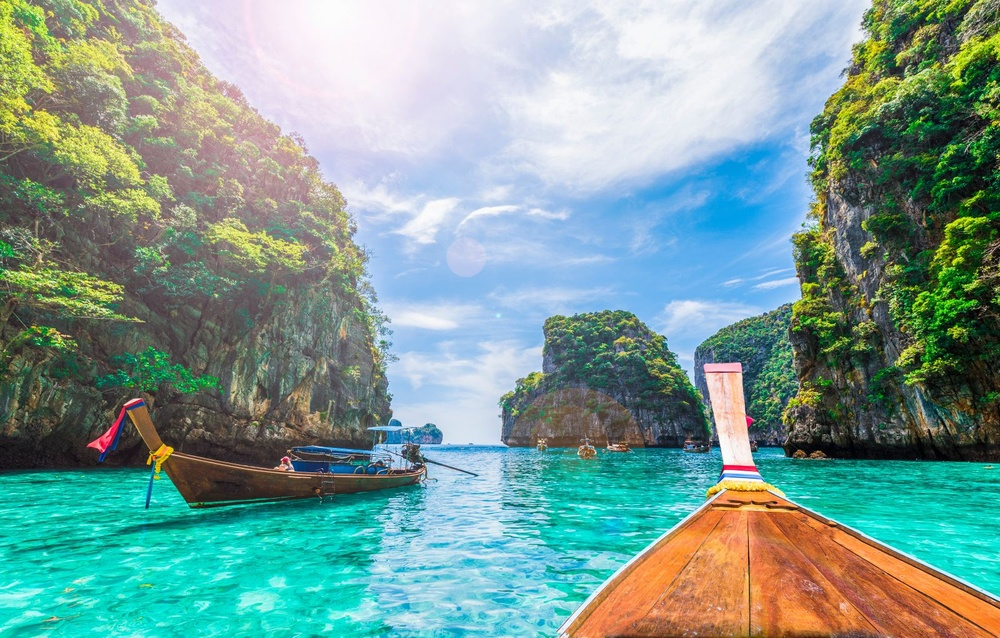
#> input picture Lab2/images/original_image.jpg, 1000 x 638 px, shrunk from 1600 x 1021 before the run
$ jupyter execute Lab2_3.ipynb   (shell and % lines are left out)
#> lines starting #> are read from the running program, lines starting #| are printed output that depends on the picture
[cell 1]
import numpy as np
import cv2
import math
import matplotlib.image as mpimg


from matplotlib import pyplot as plt
from mpl_toolkits.mplot3d import Axes3D

[cell 2]
org_img  = cv2.imread('images/original_image.jpg')
#> org_img is the input picture: shape (638, 1000, 3); mean B, G, R 150, 157.3, 123.4
temp_img = cv2.imread('images/template_image.jpg')
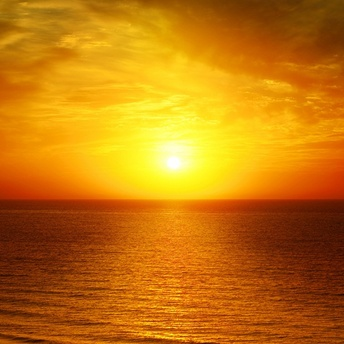
#> input picture Lab2/images/template_image.jpg, 344 x 344 px, shrunk from 550 x 550 before the run
#> temp_img is the input picture: shape (344, 344, 3); mean B, G, R 12.9, 120.2, 196.2

org_img = cv2.cvtColor(org_img, cv2.COLOR_BGR2RGB)
temp_img = cv2.cvtColor(temp_img, cv2.COLOR_BGR2RGB)

colors = ('r', 'g', 'b')

[cell 3]
def calculate_cdf(histogram):

    cdf = histogram.cumsum()
    norm_cdf = cdf/ float(cdf.max())

    return norm_cdf

def calculate_lookup(src_cdf, ref_cdf):
    lookup_table = np.zeros(256)
    lookup_val = 0

    for src_pixel_val in range(len(src_cdf)):
        lookup_val
        for ref_pixel_val in range(len(ref_cdf)):
            if ref_cdf[ref_pixel_val] >= src_cdf[src_pixel_val]:
                lookup_val = ref_pixel_val
                break
        lookup_table[src_pixel_val] = lookup_val
    return lookup_table

def match_histogram(src_img, ref_img):
    src_b, src_g, src_r = cv2.split(src_img)
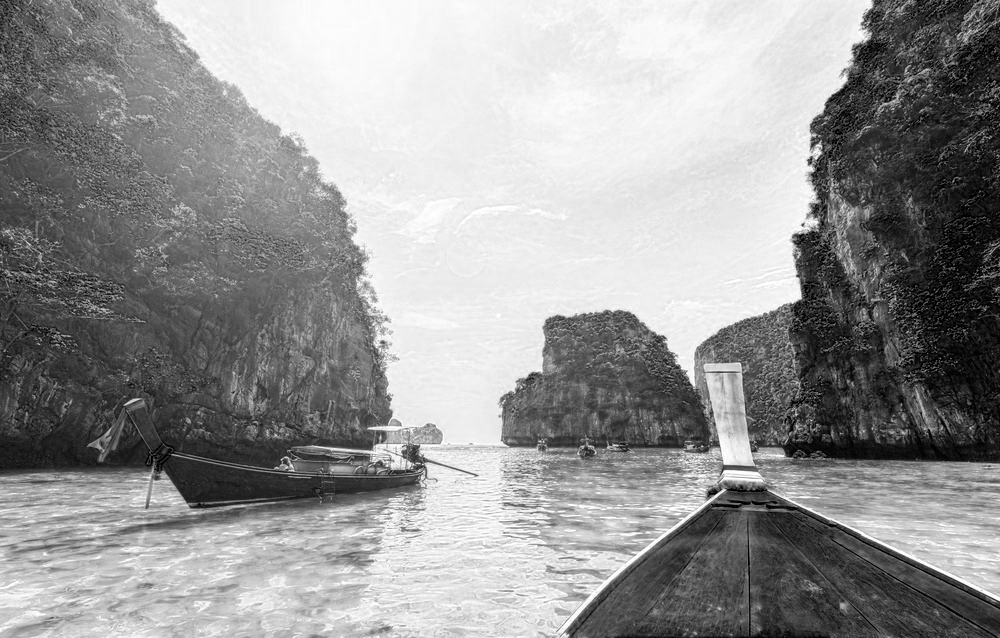
#> src_r: shape (638, 1000); min 0, max 255, mean 150
    ref_b, ref_g, ref_r = cv2.split(ref_img)
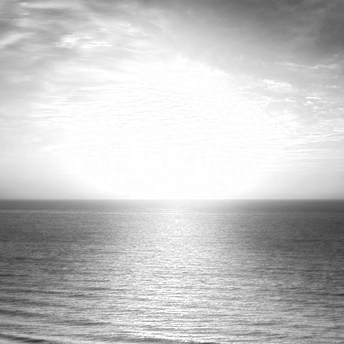
#> ref_b: shape (344, 344); min 44, max 255, mean 196.2
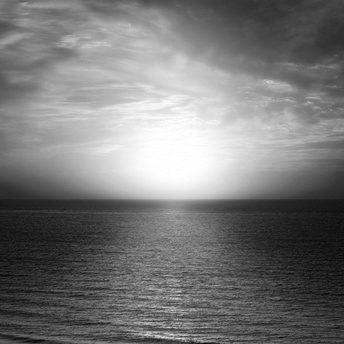
#> ref_g: shape (344, 344); min 1, max 255, mean 120.2
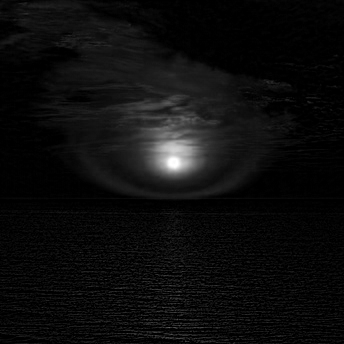
#> ref_r: shape (344, 344); min 0, max 255, mean 12.9

    src_hist_b, _bin0 = np.histogram(src_b.flatten(), 256, [0,256])
#> src_hist_b = 256 values, max 21627 at index 0, min 846 at index 254, mean 2492.2
    src_hist_g, _bin1 = np.histogram(src_g.flatten(), 256, [0,256])
#> src_hist_g = 256 values, max 5962 at index 224, min 76 at index 1, mean 2492.2
    src_hist_r, _bin2 = np.histogram(src_r.flatten(), 256, [0,256])
#> src_hist_r = 256 values, max 14959 at index 238, min 333 at index 1, mean 2492.2

    ref_hist_b, _bin3 = np.histogram(ref_b.flatten(), 256, [0,256])
#> ref_hist_b = 256 values, max 7789 at index 255, min 0 at index 0, mean 462.2
    ref_hist_g, _bin3 = np.histogram(ref_g.flatten(), 256, [0,256])
#> ref_hist_g = 256 values, max 800 at index 68, min 0 at index 0, mean 462.2
    ref_hist_r, _bin3 = np.histogram(ref_r.flatten(), 256, [0,256])
#> ref_hist_r = 256 values, max 26189 at index 0, min 0 at index 213, mean 462.2

    src_cdf_b = calculate_cdf(src_hist_b)
#> in calculate_cdf, `cdf = histogram.cumsum()`: cdf = 256 values from 21627 to 638000
#> in calculate_cdf, `norm_cdf = cdf/ float(cdf.max())`: norm_cdf = 256 values from 0.0339 to 1
#> src_cdf_b = 256 values from 0.0339 to 1
    src_cdf_g = calculate_cdf(src_hist_g)
#> src_cdf_g = 256 values from 0.000121 to 1
    src_cdf_r = calculate_cdf(src_hist_r)
#> src_cdf_r = 256 values from 0.00524 to 1

    ref_cdf_b = calculate_cdf(ref_hist_b)
#> ref_cdf_b = 256 values from 0 to 1
    ref_cdf_g = calculate_cdf(ref_hist_g)
#> ref_cdf_g = 256 values from 0 to 1
    ref_cdf_r = calculate_cdf(ref_hist_r)
#> ref_cdf_r = 256 values from 0.221 to 1

    blue_lookup_table = calculate_lookup(src_cdf_b, ref_cdf_b)
#> after the loop in calculate_lookup, `for src_pixel_val in range(len(src_cdf)):`: lookup_table = 256 values from 93 to 255
#> blue_lookup_table = 256 values from 93 to 255
    green_lookup_table = calculate_lookup(src_cdf_g, ref_cdf_g)
#> green_lookup_table = 256 values from 8 to 255
    red_lookup_table = calculate_lookup(src_cdf_r, ref_cdf_r)
#> red_lookup_table = 256 values from 0 to 255

    blue_after_tranform = cv2.LUT(src_b, blue_lookup_table)
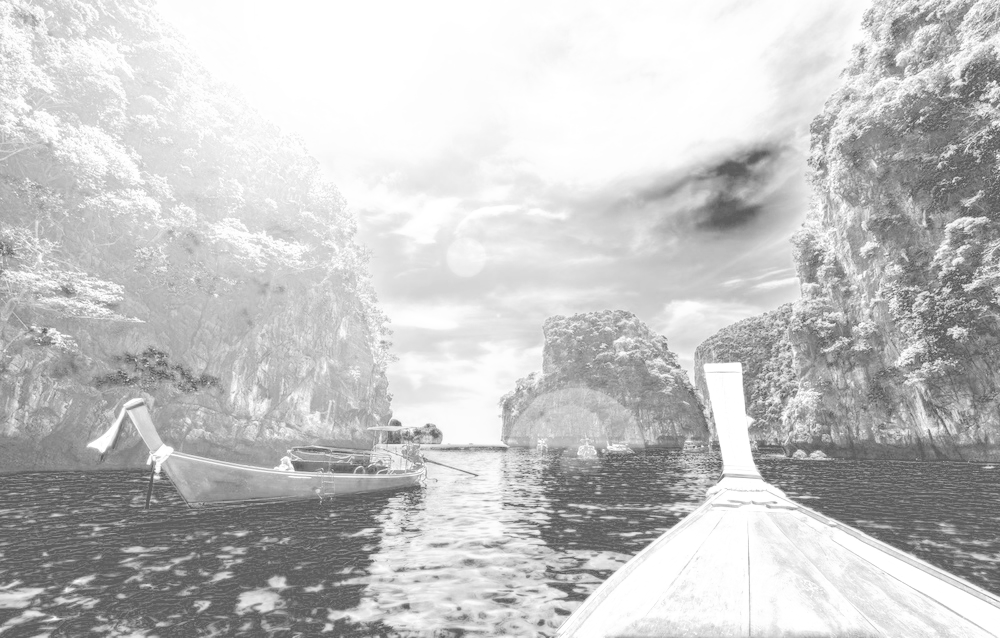
#> blue_after_tranform: shape (638, 1000) float64; min 93, max 255, mean 196.8
    green_after_tranform = cv2.LUT(src_g, green_lookup_table)
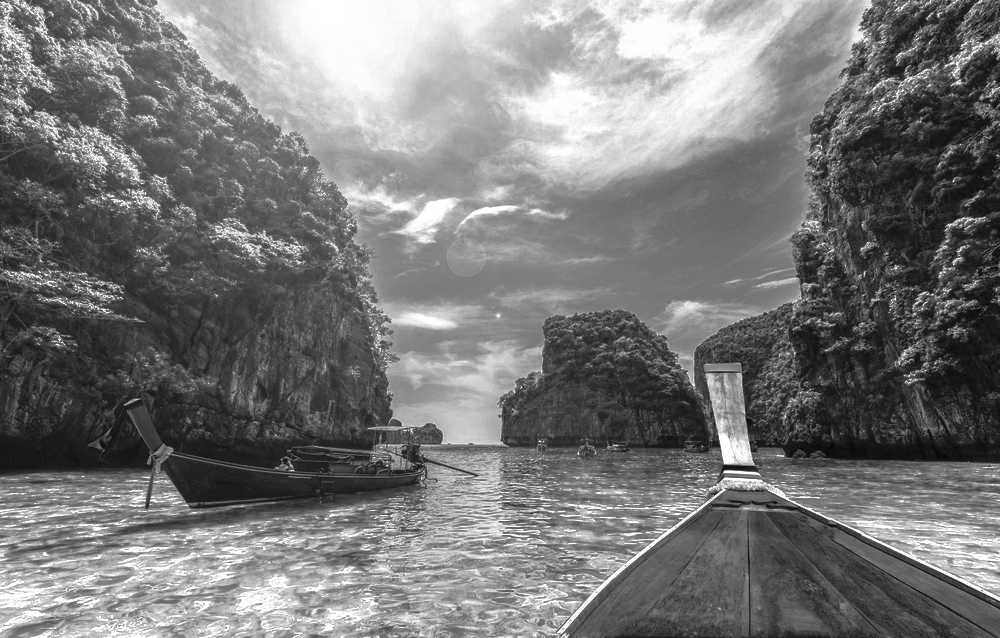
#> green_after_tranform: shape (638, 1000) float64; min 8, max 255, mean 120.9
    red_after_tranform = cv2.LUT(src_r, red_lookup_table)
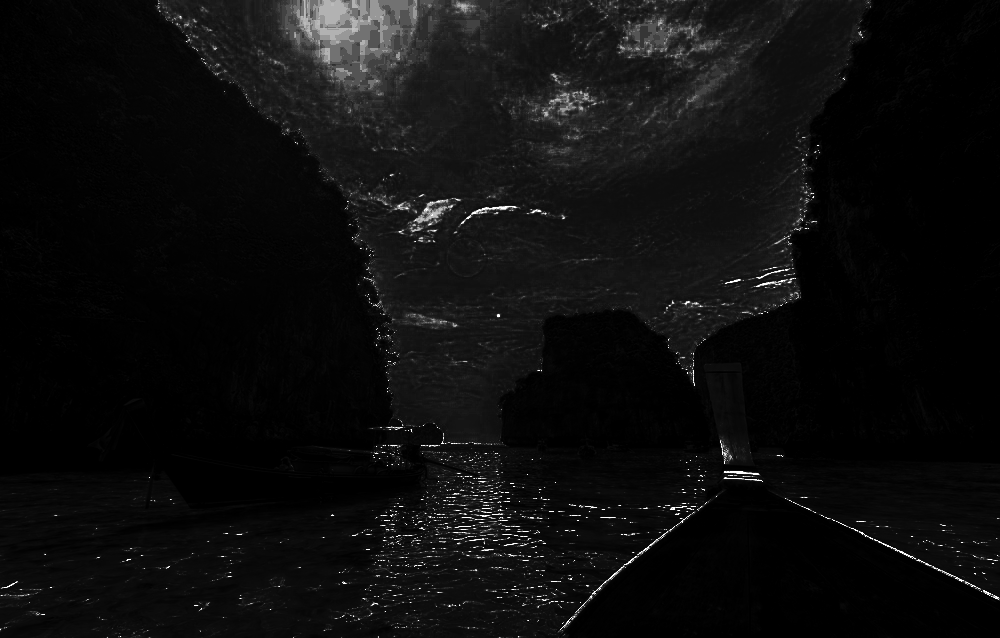
#> red_after_tranform: shape (638, 1000) float64; min 0, max 255, mean 13.6

    image_after_matching = cv2.merge([blue_after_tranform, green_after_tranform, red_after_tranform])
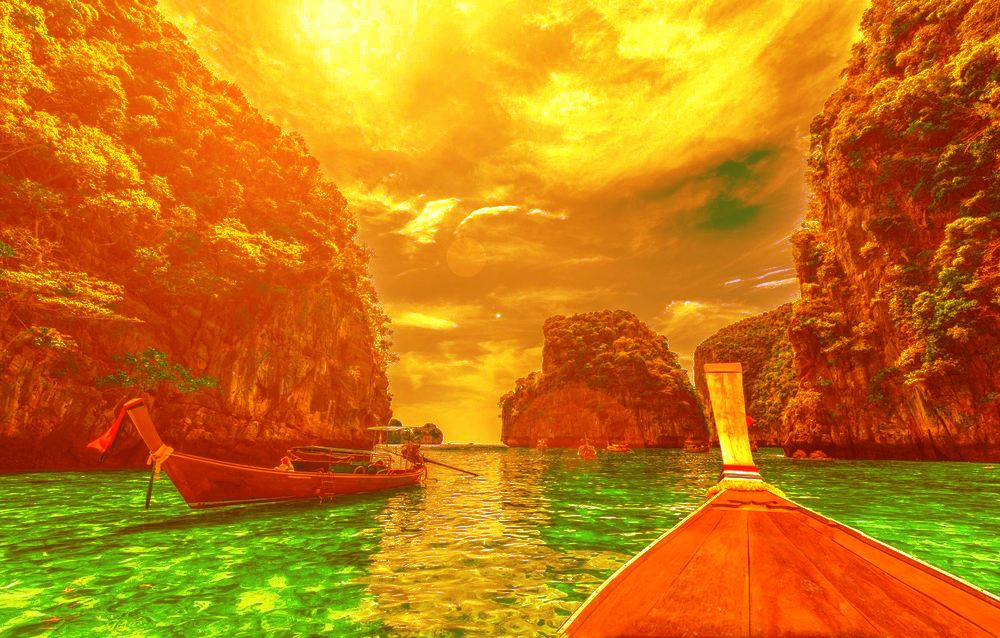
#> image_after_matching: shape (638, 1000, 3) float64; mean R, G, B 196.8, 120.9, 13.6
    image_after_matching = cv2.convertScaleAbs(image_after_matching)

    return image_after_matching

[cell 4]
output_img = match_histogram(org_img, temp_img)


fig2,axs = plt.subplots(3,3)
axs[0, 0].imshow(org_img)
axs[1, 0].imshow(temp_img)
axs[2, 0].imshow(output_img)

for i, color in enumerate(colors):
    eq_orgimg = cv2.calcHist([org_img], [i], None, [256], [0,256])
    axs[0,1].plot(eq_orgimg, color = color)
    axs[0,2].plot(eq_orgimg.cumsum(), color = color)


for i, color in enumerate(colors):
    eq_tempimg = cv2.calcHist([temp_img], [i], None, [256], [0,256])
    axs[1,1].plot(eq_tempimg, color = color)
    axs[1,2].plot(eq_tempimg.cumsum(), color = color)


for i, color in enumerate(colors):
    eq_outimg = cv2.calcHist([output_img], [i], None, [256], [0,256])
    axs[2,1].plot(eq_outimg, color = color)
    axs[2,2].plot(eq_outimg.cumsum(), color = color)
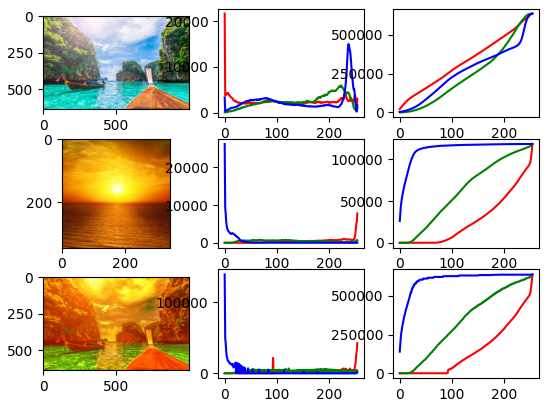
#> figure drawn by matplotlib, 9 panels; panel 2: curve peaks at x = 0, y = 21627; panel 2: curve peaks at x = 224, y = 5962; panel 2: curve peaks at x = 238, y = 14959; panel 3: curve peaks at x = 255, y = 638000
